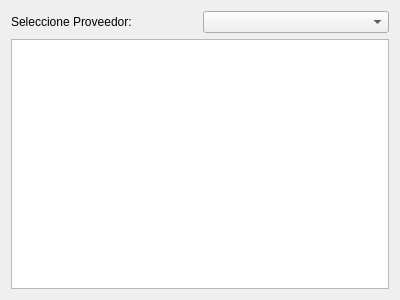
<?xml version="1.0" encoding="UTF-8"?>
<ui version="4.0">
 <class>FormResumenComprasProveedor</class>
 <widget class="QWidget" name="FormResumenComprasProveedor">
  <property name="geometry">
   <rect>
    <x>0</x>
    <y>0</y>
    <width>400</width>
    <height>300</height>
   </rect>
  </property>
  <property name="windowTitle">
   <string>Form</string>
  </property>
  <layout class="QGridLayout" name="gridLayout">
   <item row="0" column="0">
    <layout class="QHBoxLayout" name="horizontalLayout">
     <item>
      <widget class="QLabel" name="LProveedor">
       <property name="text">
        <string>Seleccione Proveedor:</string>
       </property>
      </widget>
     </item>
     <item>
      <widget class="ECBProveedor" name="CBProveedor"/>
     </item>
    </layout>
   </item>
   <item row="1" column="0">
    <widget class="QTableView" name="TVResumen"/>
   </item>
  </layout>
 </widget>
 <customwidgets>
  <customwidget>
   <class>ECBProveedor</class>
   <extends>QComboBox</extends>
   <header>ecbproveedor.h</header>
  </customwidget>
 </customwidgets>
 <resources/>
 <connections/>
</ui>
